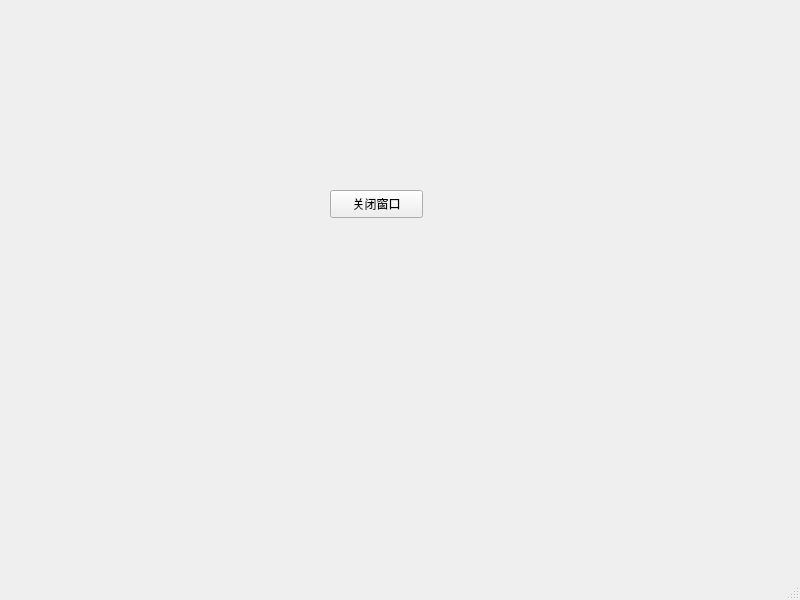
<?xml version="1.0" encoding="UTF-8"?>
<ui version="4.0">
 <class>MainWindow</class>
 <widget class="QMainWindow" name="MainWindow">
  <property name="geometry">
   <rect>
    <x>0</x>
    <y>0</y>
    <width>800</width>
    <height>600</height>
   </rect>
  </property>
  <property name="windowTitle">
   <string>MainWindow</string>
  </property>
  <widget class="QWidget" name="centralwidget">
   <widget class="QPushButton" name="pushButton">
    <property name="geometry">
     <rect>
      <x>330</x>
      <y>190</y>
      <width>93</width>
      <height>28</height>
     </rect>
    </property>
    <property name="text">
     <string>关闭窗口</string>
    </property>
   </widget>
  </widget>
  <widget class="QMenuBar" name="menubar">
   <property name="geometry">
    <rect>
     <x>0</x>
     <y>0</y>
     <width>800</width>
     <height>26</height>
    </rect>
   </property>
  </widget>
  <widget class="QStatusBar" name="statusbar"/>
 </widget>
 <resources/>
 <connections>
  <connection>
   <sender>pushButton</sender>
   <signal>clicked()</signal>
   <receiver>MainWindow</receiver>
   <slot>close()</slot>
   <hints>
    <hint type="sourcelabel">
     <x>376</x>
     <y>231</y>
    </hint>
    <hint type="destinationlabel">
     <x>448</x>
     <y>354</y>
    </hint>
   </hints>
  </connection>
 </connections>
</ui>
